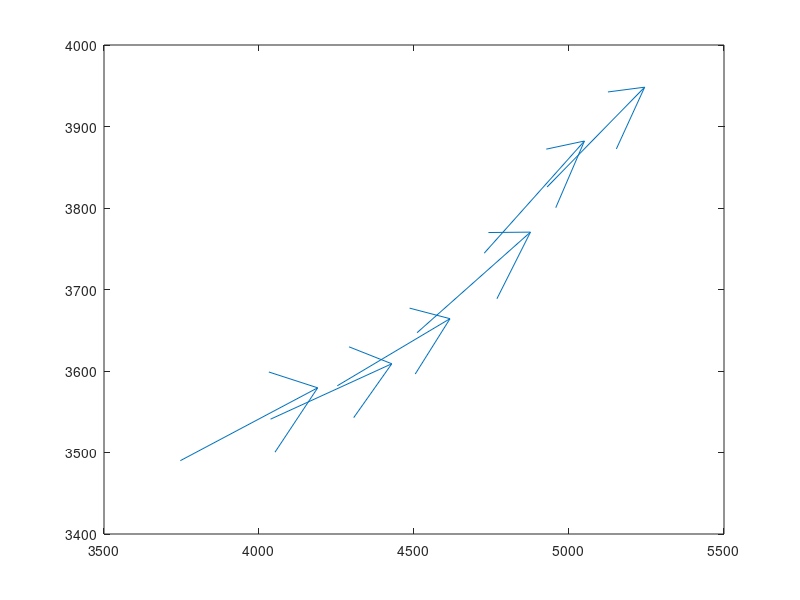

The MATLAB source for this figure:
% chapra 21_14 (p 541)
% or chapra and canale 23_22 (p 670)
function radar_tracking
t=[200, 202, 204, 206, 208, 210];
theta=[0.75, 0.72, 0.70, 0.68, 0.67, 0.66];
r=[5120, 5370, 5560, 5800, 6030, 6240];
r_dot=tabular_derivative(r,t);
theta_dot=tabular_derivative(theta,t);
r_doubledot=tabular_derivative(r_dot,t);
theta_doubledot=tabular_derivative(theta_dot,t);
% express v and a in terms of r and theta components
vr=r_dot; 
vtheta=r.*theta_dot;
ar=r_doubledot-r.*theta_dot.^2;
atheta=r.*theta_doubledot+2*r_dot.*theta_dot;
%determine v and a at t=206
v =[vr(4); vtheta(4)]
a = [ar(4); atheta(4)]
% plot values
x=r.*cos(theta);
y=r.*sin(theta);
vx=vr.*cos(theta)- vtheta.*sin(theta);
vy=vr.*sin(theta)+ vtheta.*cos(theta);
quiver(x,y,vx,vy);
return


% calculates derivatives at the same points supplied
function [dydx] = tabular_derivative(y,x)
n=length(x);
% use central for interior points
for i=2:n-1
    dydx(i)=(y(i+1)-y(i-1))/(x(i+1)-x(i-1));
end
% use forward for first point
dydx(1) = (y(2)-y(1))/(x(2)-x(1)); 
% use backward for last point
dydx(n)=(y(n)-y(n-1))/(x(n)-x(n-1));
return
